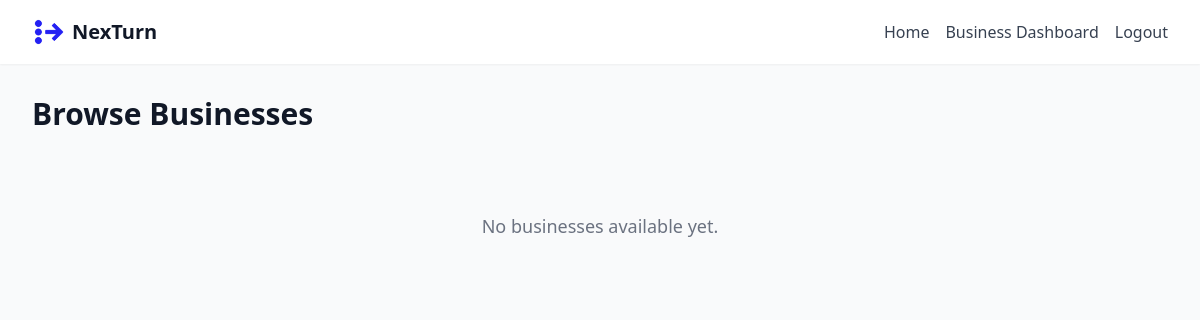
Before: /businesses (signed in) with the older database file.
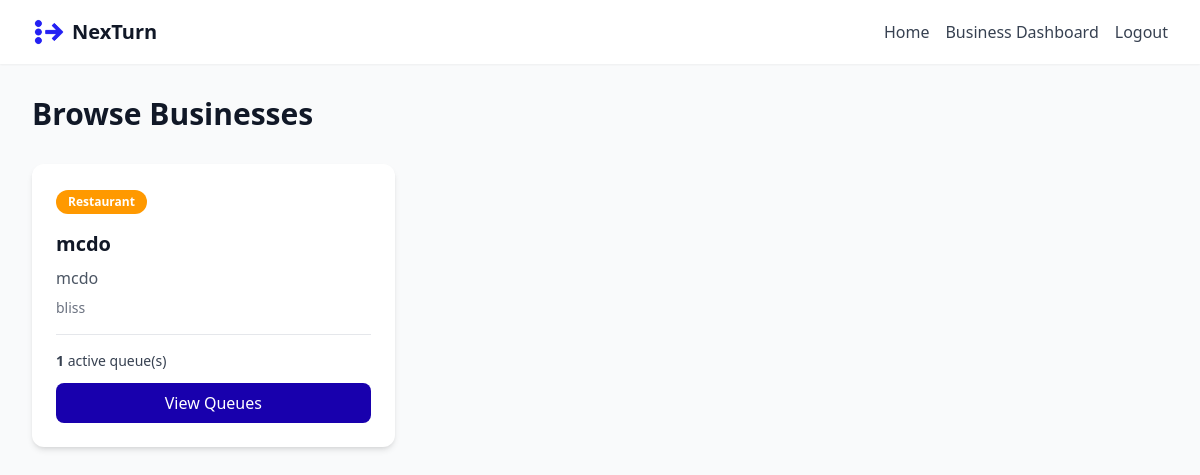
After: the same page with the newer database file.
### tables this page shows
CREATE TABLE businesses (
            id INTEGER PRIMARY KEY AUTOINCREMENT,
            name TEXT NOT NULL,
            description TEXT,
            category TEXT,
            address TEXT,
            owner_id INTEGER,
            created_at TIMESTAMP DEFAULT CURRENT_TIMESTAMP,
            FOREIGN KEY (owner_id) REFERENCES users(id)
        );

### app.py (the view)
@app.route('/businesses')
def businesses_list():
    if not require_login():
        return redirect(url_for('login'))
    conn = sqlite3.connect(DB_PATH)
    cur = conn.cursor()
    cur.execute("""
        SELECT b.id, b.name, b.description, b.category, b.address,
               COUNT(DISTINCT q.id) as queue_count
        FROM businesses b
        LEFT JOIN queues q ON b.id = q.business_id AND q.is_active = 1
        GROUP BY b.id
    """)
    businesses = [{'id': row[0], 'name': row[1], 'description': row[2],
                   'category': row[3], 'address': row[4], 'queue_count': row[5]}
                  for row in cur.fetchall()]
    conn.close()
    return render_template('businesses_list.html', businesses=businesses)

### app.py (called while the page is built)
def require_login():
    return 'user_id' in session

### templates/businesses_list.html (shortened to what this page needs)
<!DOCTYPE html>
<html lang="en">
<head>
    <script src="https://cdn.tailwindcss.com"></script>
</head>
<body class="bg-gray-50">
    <nav class="bg-white shadow-sm">
        <div class="max-w-7xl mx-auto px-4 sm:px-6 lg:px-8">
            <div class="flex justify-between h-16">
                <div class="flex items-center space-x-2">
                    <img src="{{ url_for('static', filename='logo.png') }}" alt="NexTurn" class="h-8 w-8"/>
                    <span class="text-xl font-bold text-gray-900">NexTurn</span>
                </div>
                <div class="flex items-center space-x-4">
                    <a href="{{ url_for('home') }}" class="text-gray-700 hover:text-primary">Home</a>
                    <a href="{{ url_for('business_dashboard') }}" class="text-gray-700 hover:text-accent2">Business Dashboard</a>
                    <a href="{{ url_for('logout') }}" class="text-gray-700 hover:text-accent1">Logout</a>
                </div>
            </div>
        </div>
    </nav>
    <div class="max-w-7xl mx-auto px-4 sm:px-6 lg:px-8 py-8">
        <h1 class="text-3xl font-bold text-gray-900 mb-8">Browse Businesses</h1>
        {% if businesses %}
            <div class="grid gap-6 md:grid-cols-2 lg:grid-cols-3">
                {% for business in businesses %}
                <div class="bg-white rounded-xl shadow-md p-6 hover:shadow-lg transition">
                    <div class="mb-4">
                        <span class="inline-block px-3 py-1 text-xs font-semibold rounded-full bg-accent2 text-white">
                            {{ business.category }}
                        </span>
                    </div>
                    <h2 class="text-xl font-bold text-gray-900 mb-2">{{ business.name }}</h2>
                    <p class="text-gray-600 mb-2">{{ business.description or 'No description available' }}</p>
                    <p class="text-sm text-gray-500 mb-4">{{ business.address }}</p>
                    <div class="border-t pt-4 mt-4">
                        <p class="text-sm text-gray-700 mb-3">
                            <span class="font-semibold">{{ business.queue_count }}</span> active queue(s)
                        </p>
                        <a href="{{ url_for('business_queues', business_id=business.id) }}"
                           class="block w-full text-center px-4 py-2 bg-primary text-white rounded-lg hover:bg-accent1 transition">
                            View Queues
                        </a>
                    </div>
                </div>
                {% endfor %}
            </div>
        {% else %}
            <div class="text-center py-12">
                <p class="text-gray-500 text-lg">No businesses available yet.</p>
            </div>
        {% endif %}
    </div>
</body>
</html>

Changed rows visible on the page:
added businesses: category "Restaurant", name "mcdo", description "mcdo", address "bliss", queue_count "1"
Other visible differences:
text no longer shown: "No businesses available yet."
